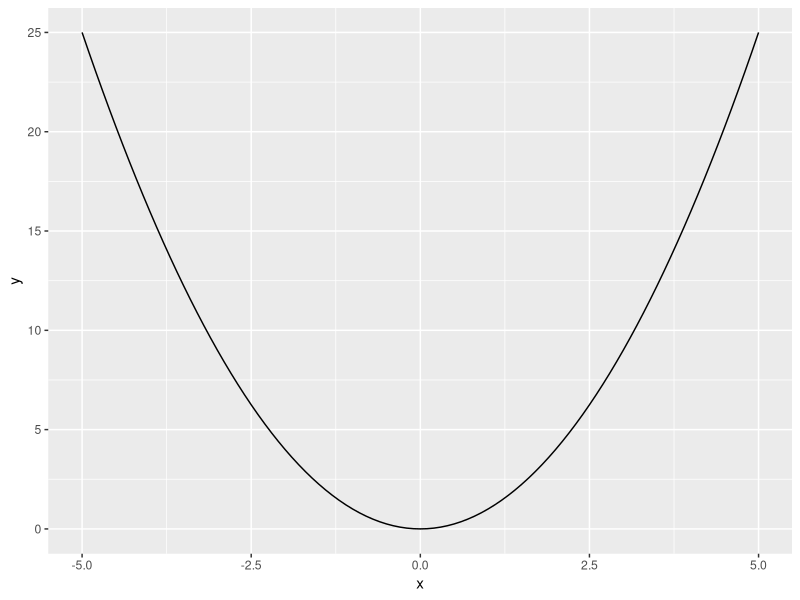
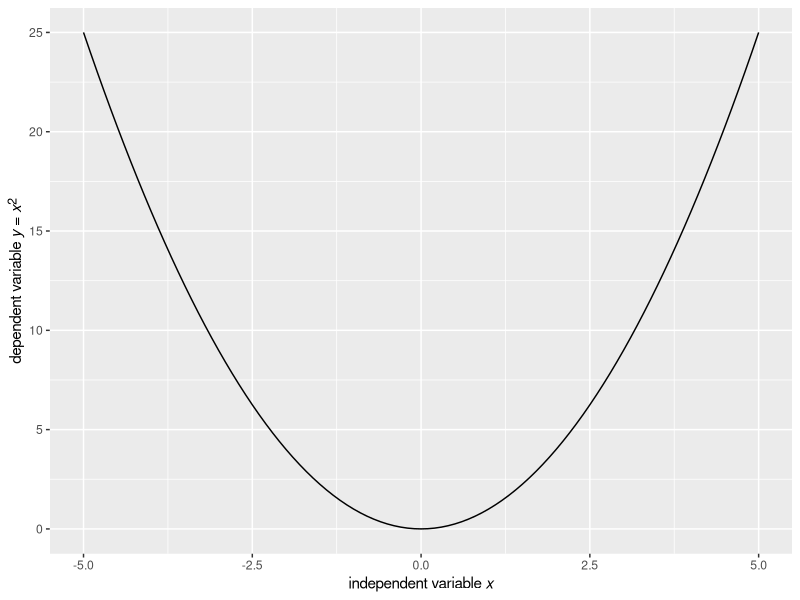
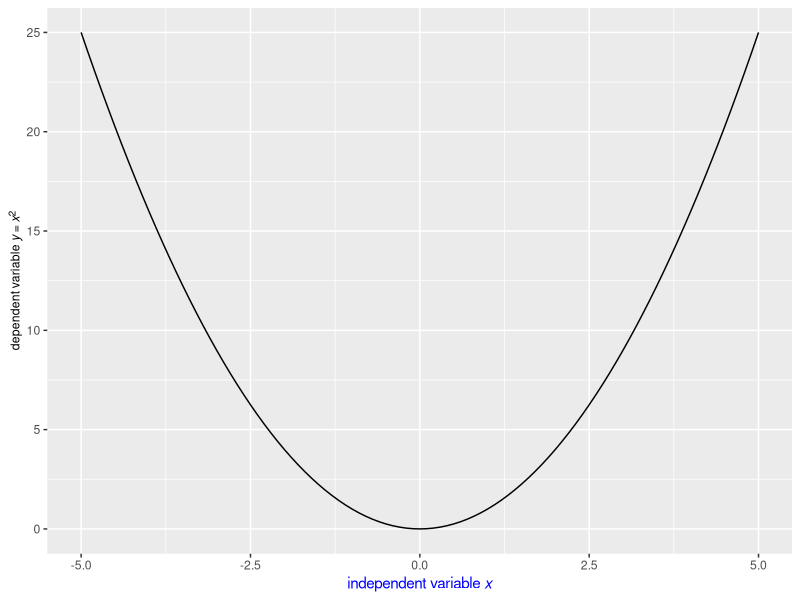
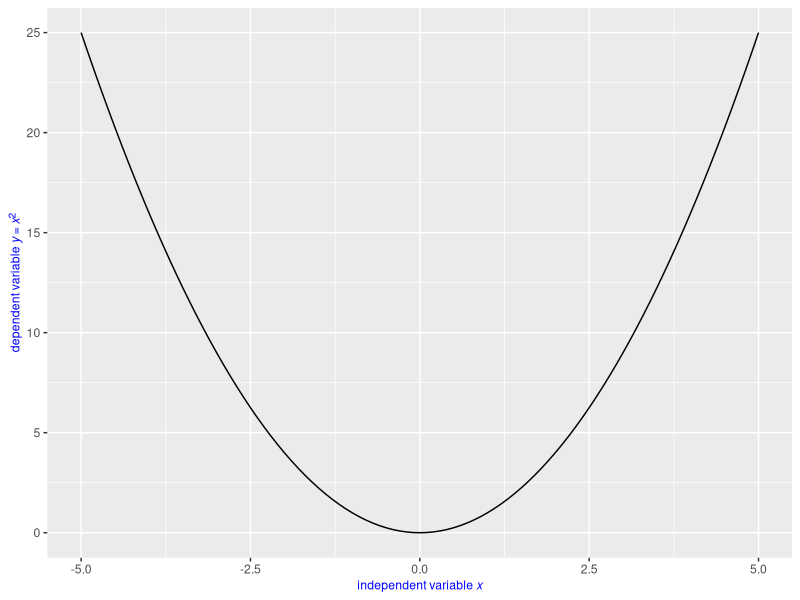
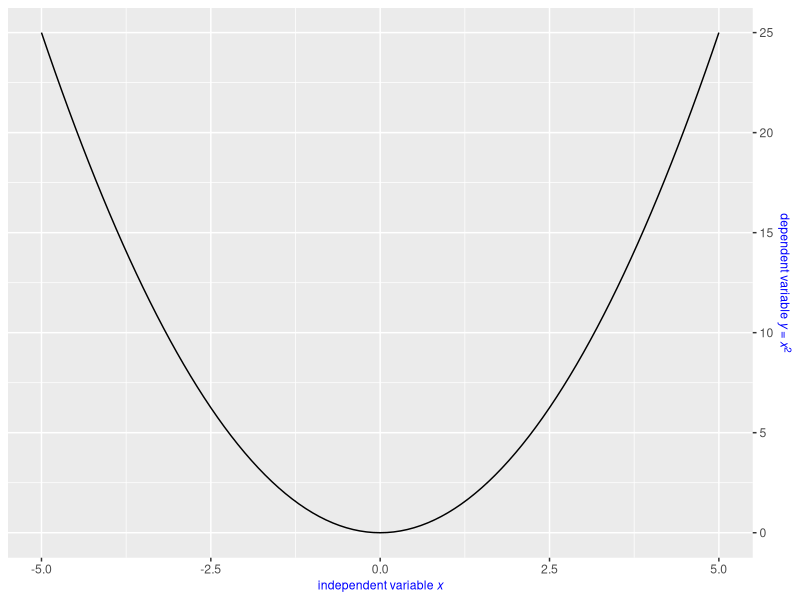
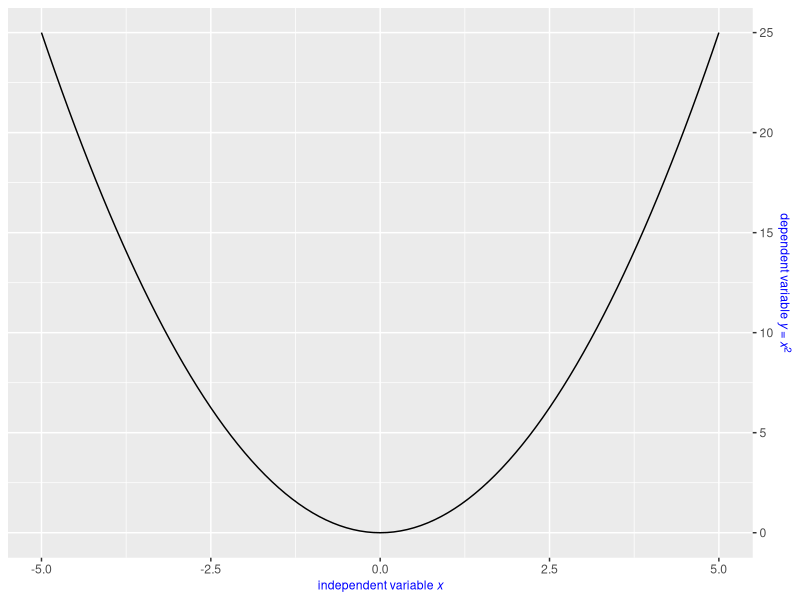
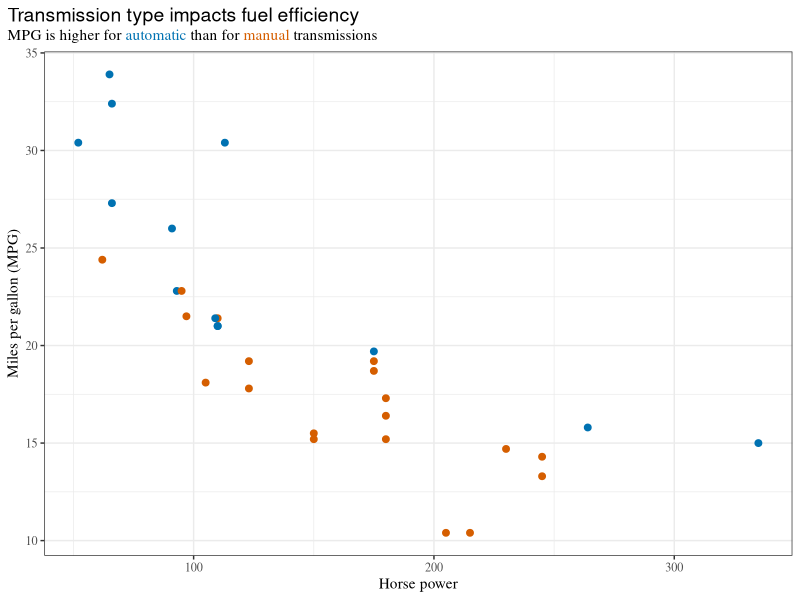
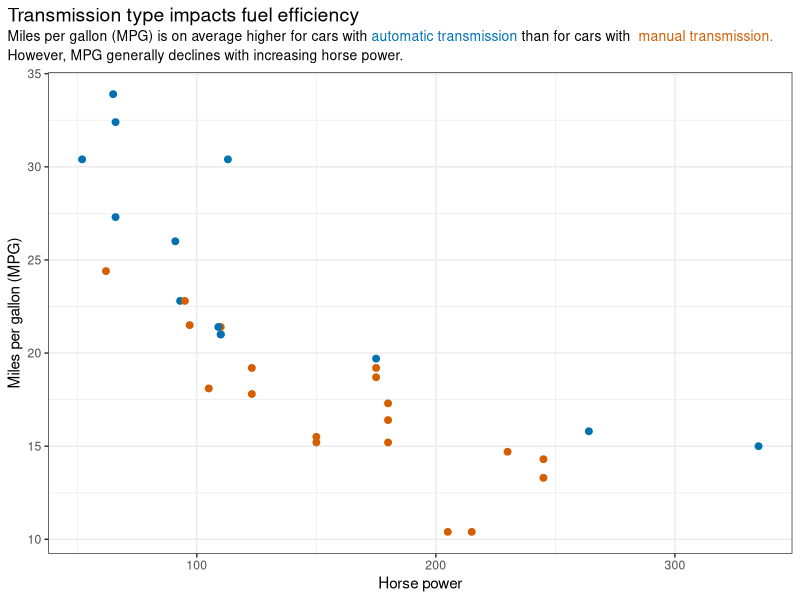

Source code (R) for these figures, in order:
## ---- chunk 1
knitr::opts_chunk$set(
  collapse = TRUE,
  comment = "#>",
  fig.width = 4,
  fig.height = 3.75
)
## ---- chunk 2
library(ggplot2)
library(ggtext)

base <- ggplot(data.frame(x = c(-5, 5)), aes(x)) +
  stat_function(fun = ~ .x*.x)

base
## ---- chunk 3
base +
  labs(
    x = "independent variable *x*",
    y = "dependent variable *y* = *x*<sup>2</sup>"
  ) +
  theme(
    axis.title.x = element_markdown(),
    axis.title.y = element_markdown()
  )
## ---- chunk 4
base +
  labs(
    x = "independent variable *x*",
    y = "dependent variable *y* = *x*<sup>2</sup>"
  ) +
  theme(
    axis.title.x = element_markdown(color = "blue"),
    axis.title.y = element_markdown(size = rel(0.8))
  )
## ---- chunk 5
base +
  labs(
    x = "independent variable *x*",
    y = "dependent variable *y* = *x*<sup>2</sup>"
  ) +
  theme(
    axis.title = element_text(color = "blue", size = rel(0.8)),
    axis.title.x = element_markdown(),
    axis.title.y = element_markdown()
  )
## ---- chunk 6
base +
  labs(
    x = "independent variable *x*",
    y = "dependent variable *y* = *x*<sup>2</sup>"
  ) +
  scale_y_continuous(position = "right") +
  theme(
    axis.title = element_text(color = "blue", size = rel(0.8)),
    axis.title.x = element_markdown(),
    axis.title.y = element_markdown()
  )
## ---- chunk 7
base +
  labs(
    x = "independent variable *x*",
    y = "dependent variable *y* = *x*<sup>2</sup>"
  ) +
  scale_y_continuous(position = "right") +
  theme(
    axis.title = element_text(color = "blue", size = rel(0.8)),
    axis.title.x = element_markdown(),
    axis.title.y.right = element_markdown()
  )
## ---- chunk 8
library(dplyr)

mtcars %>%
  mutate(
    transmission = ifelse(am == 1, "automatic", "manual")
  ) %>%
  ggplot(aes(hp, mpg, color = transmission)) +
  geom_point(size = 2) +
  scale_color_manual(
    values = c(automatic = "#0072B2", manual = "#D55E00"),
    guide = "none"
  ) +
  labs(
    x = "Horse power",
    y = "Miles per gallon (MPG)",
    title = "<span style = 'font-size:14pt; font-family:Helvetica;'>Transmission type impacts fuel efficiency</span><br>
MPG is higher for <span style = 'color:#0072B2;'>automatic</span>
than for <span style = 'color:#D55E00;'>manual</span> transmissions"
  ) +
  theme_bw() +
  theme(
    text = element_text(family = "Times"),
    plot.title.position = "plot",
    plot.title = element_markdown(size = 11, lineheight = 1.2)
  )

## ---- chunk 9
base <- mtcars %>%
  mutate(
    transmission = ifelse(am == 1, "automatic", "manual")
  ) %>%
  ggplot(aes(hp, mpg, color = transmission)) +
  geom_point(size = 2) +
  scale_color_manual(
    values = c(automatic = "#0072B2", manual = "#D55E00"),
    guide = "none"
  ) +
  labs(
    x = "Horse power",
    y = "Miles per gallon (MPG)",
    title = "Transmission type impacts fuel efficiency<br>
<span style = 'font-size:10pt;'>Miles per gallon (MPG) is on average higher for cars
with <span style = 'color:#0072B2;'>automatic transmission</span> than for cars with
<span style = 'color:#D55E00;'> manual transmission.</span> However, MPG generally
declines with increasing horse power.</span>"
  ) +
  theme_bw() + theme(plot.title.position = "plot")

base +
  theme(
    plot.title = element_textbox_simple(
      size = 14, lineheight = 1, padding = margin(0, 0, 5, 0)
    )
  )
## ---- chunk 10
base +
  theme(
    plot.title = element_textbox_simple(
      size = 14, lineheight = 1,
      linetype = 1, # turn on border
      box.color = "#748696", # border color
      fill = "#F0F7FF", # background fill color
      r = grid::unit(3, "pt"), # radius for rounded corners
      padding = margin(5, 5, 5, 5), # padding around text inside the box
      margin = margin(0, 0, 10, 0) # margin outside the box
    )
  )
## ---- chunk 11
base +
  theme(
    plot.title = element_textbox_simple(
      size = 14, lineheight = 1, 
      width = grid::unit(4, "in"), # fixed width
      hjust = 1, # alignment of box relative to plot
      linetype = 1, # turn on border
      box.color = "#748696", # border color
      fill = "#F0F7FF", # background fill color
      r = grid::unit(3, "pt"), # radius for rounded corners
      padding = margin(5, 5, 5, 5), # padding around text inside the box
      margin = margin(0, 0, 10, 0) # margin outside the box
    )
  )
## ---- chunk 12
mtcars %>%
  mutate(
    transmission = ifelse(am == 1, "automatic", "manual")
  ) %>%
  ggplot(aes(hp, mpg, color = transmission)) +
  geom_point(size = 2) +
  scale_color_manual(
    values = c(automatic = "#0072B2", manual = "#D55E00"),
    guide = "none"
  ) +
  labs(
    x = "Horse power",
    y = "Miles per gallon (MPG) is on average higher for cars with <span style =
'color:#0072B2;'>automatic transmission</span> than for cars with <span style =
'color:#D55E00;'>manual transmission.</span>",
    title = "Transmission type impacts fuel efficiency"
  ) +
  theme_bw() + 
  theme(
    plot.title.position = "plot",
    axis.title.y = element_textbox_simple(
      orientation = "left-rotated",
      width = grid::unit(2.5, "in"),
      hjust = 0, fill = "#F0F7FF",  
      padding = margin(5, 5, 5, 5),
      margin = margin(0, 0, 10, 0)
    )
  )
